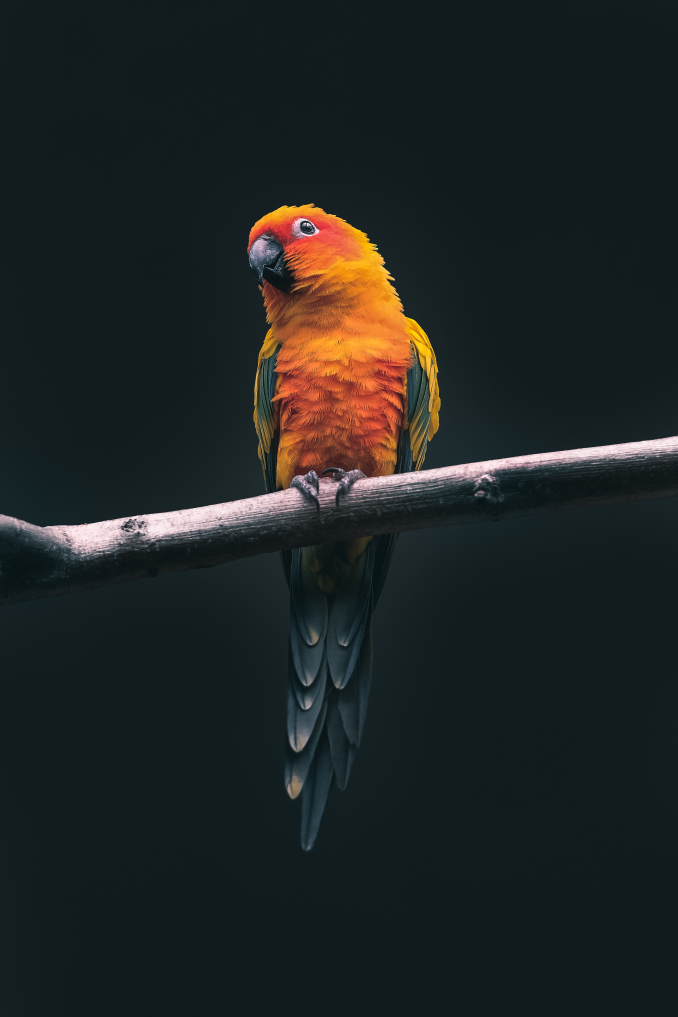
#> input picture Photos/bird.jpg, 2712 x 4068 px (shown at 1/4 size)
$ python histogram.py
#> lines starting #> are read from the running program, lines starting #| are printed output that depends on the picture
import cv2 as cv
import numpy as np
import matplotlib.pyplot as plt

img = cv.imread('Photos/bird.jpg')
#> img is the input picture: shape (4068, 2712, 3); mean B, G, R 35.4, 36, 30.8
resized = cv.resize(img, (500,500), interpolation=cv.INTER_CUBIC)
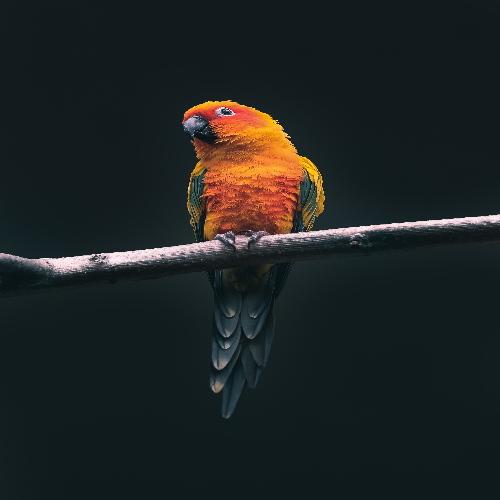
#> resized: shape (500, 500, 3); mean B, G, R 35.4, 36, 30.8
cv.imshow('Resized', resized)

gray = cv.cvtColor(resized, cv.COLOR_BGR2GRAY)
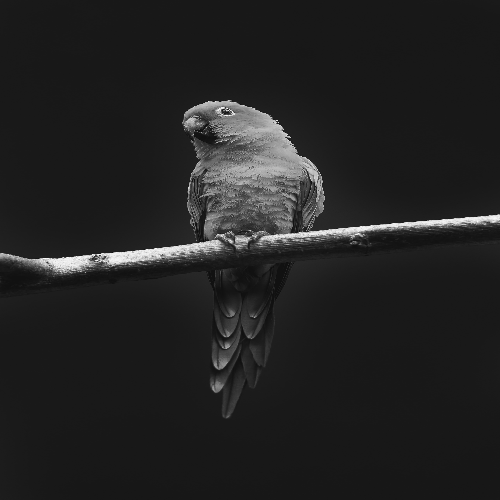
#> gray: shape (500, 500); min 10, max 254, mean 34.3
cv.imshow('Gray', gray)

# Grayscale Histogram
gray_hist = cv.calcHist([gray], [0], None, [256], [0,256])
#> gray_hist = 256 values, max 75458 at index 24, min 0 at index 0, mean 976.6

plt.figure()
plt.title('Grayscale Histogram')
plt.xlabel('Bins')
plt.ylabel('# of pixels')
plt.plot(gray_hist)
plt.xlim([0,256])
plt.show()
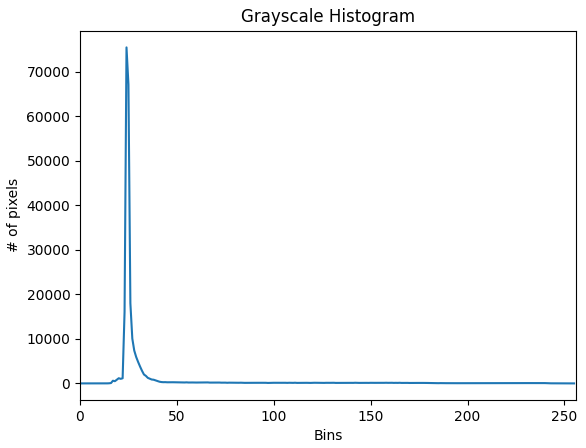
#> figure drawn by matplotlib, 1 panel; curve peaks at x = 24, y = 75458

# Color Histogram
plt.figure()
plt.title('Color Histogram')
plt.xlabel('Bins')
plt.ylabel('# of pixels')
colors = ('b', 'g', 'r')
for i,col in enumerate(colors):
    hist = cv.calcHist([resized], [i], None, [256], [0,256])
    plt.plot(hist, color=col)
    plt.xlim([0,256])

plt.show()
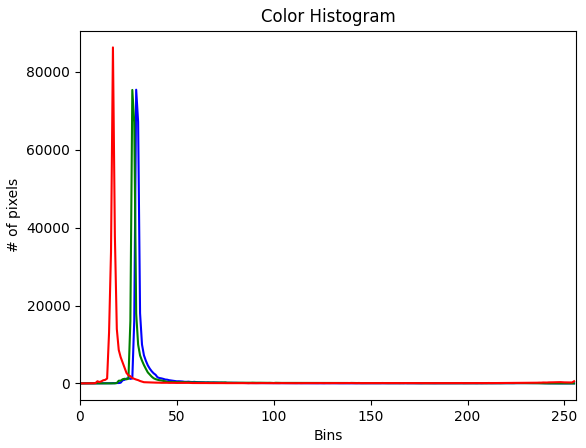
#> figure drawn by matplotlib, 1 panel; curve peaks at x = 29, y = 75422; curve peaks at x = 27, y = 75360; curve peaks at x = 17, y = 86287

cv.waitKey(0)
